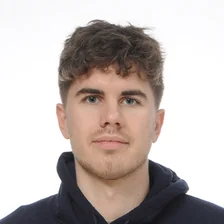
#> input picture images/profile-224.webp, 224 x 224 px
$ python build_profile_images.py ../../images/profile-224.webp
#> lines starting #> are read from the running program, lines starting #| are printed output that depends on the picture; after the words box and inside, x2 and y2 are one past the last pixel; in counts of white or black regions, pixels touching at a corner belong together
"""Generate responsive profile images and the share card from a real photograph.

Run with Pillow installed: python3 .github/scripts/build_profile_images.py [photo.jpg]
An optional original photo replaces images/profile.jpg after resizing to 400 px.
No retouching or generative processing is applied.
"""
from pathlib import Path
import sys
from PIL import Image, ImageDraw, ImageFont, ImageOps

root = Path(__file__).resolve().parents[2]
images = root / 'images'
source = Path(sys.argv[1]) if len(sys.argv) > 1 else images / 'profile.jpg'
photo = ImageOps.exif_transpose(Image.open(source)).convert('RGB')
#> photo is the input picture: PIL image 224x224 RGB; mean R, G, B 193.5, 183.8, 180.2
photo = ImageOps.fit(photo, (400, 400), method=Image.Resampling.LANCZOS)
#> photo: PIL image 400x400 RGB
if len(sys.argv) > 1:
    photo.save(images / 'profile.jpg', quality=92, optimize=True)
for size in [128, 224, 352]:
    photo.resize((size, size), Image.Resampling.LANCZOS).save(images / f'profile-{size}.webp', quality=84, method=6)
#> this loop made 3 passes
#> pass 1, `photo.resize((size, size), Image.Resampling.LANCZOS).save(images / f'p..`:
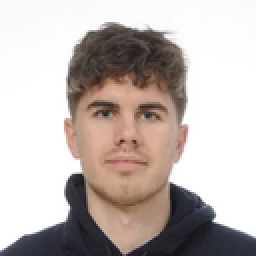
#> saved as profile-128.webp: PIL image 128x128 RGB (shown 2 times larger); mean R, G, B 193.5, 183.7, 180.2

# Render type at double resolution for crisp small previews.
scale = 2
card = Image.new('RGB', (1200 * scale, 630 * scale), 'white')
#> card: PIL image 2400x1260 RGB; every value is 255
portrait = photo.resize((280 * scale, 280 * scale), Image.Resampling.LANCZOS)
mask = Image.new('L', portrait.size, 0)
#> mask: PIL image 560x560 L; every value is 0
ImageDraw.Draw(mask).ellipse((0, 0, portrait.width, portrait.height), fill=255)
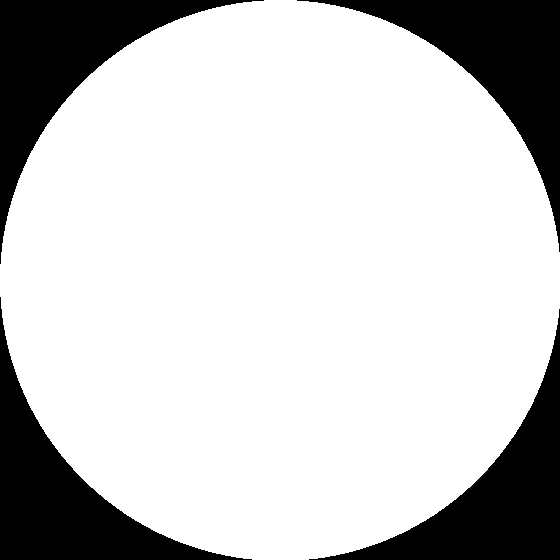
#> mask: PIL image 560x560 L; 78.8% white; 4 black regions, box (x1, y1, x2, y2) and area: (0, 0, 264, 264) 16908, (297, 0, 560, 252) 16644, (0, 297, 252, 560) 16644, (309, 309, 560, 560) 16381
card.paste(portrait, (80 * scale, 175 * scale), mask)
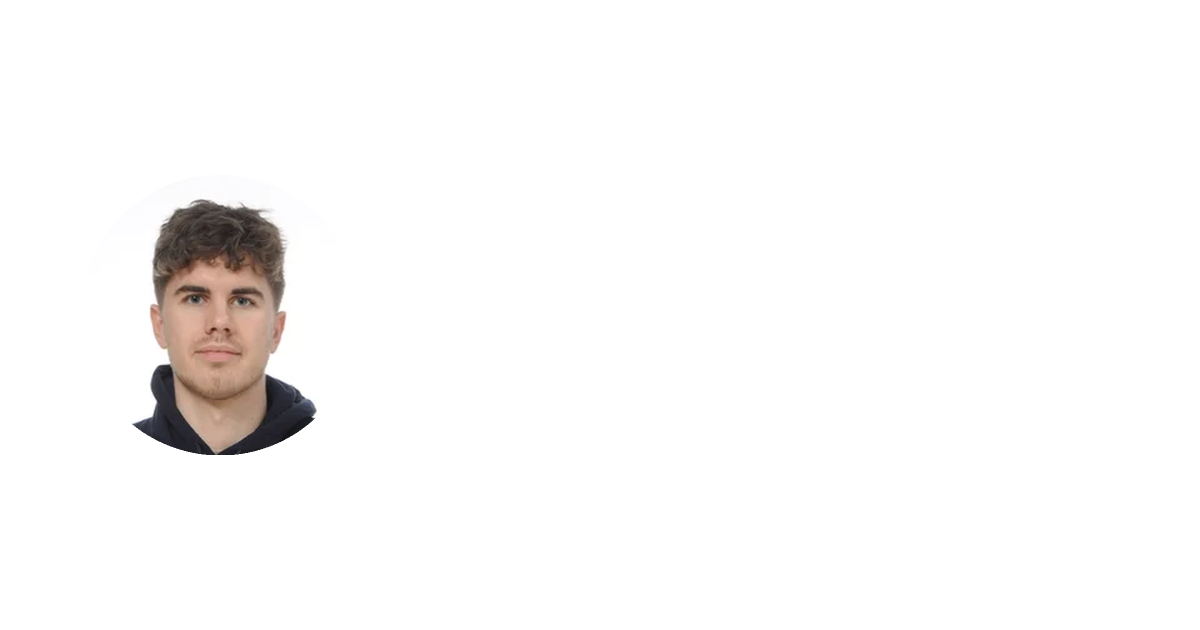
#> card: PIL image 2400x1260 RGB (shown at 1/2 size); mean R, G, B 249.8, 248.8, 248.4
font_folder = Path('/System/Library/Fonts/Supplemental')
if font_folder.exists():
    bold = font_folder / 'Arial Bold.ttf'
    regular = font_folder / 'Arial.ttf'
else:
    bold = Path('/usr/share/fonts/truetype/dejavu/DejaVuSans-Bold.ttf')
    regular = bold.with_name('DejaVuSans.ttf')
draw = ImageDraw.Draw(card)
for text, y, size, font, color in [
    ('David Kreismann', 225, 64, bold, '#292d30'),
    ('M.Sc. RCI @ TUM', 322, 36, regular, '#50575b'),
    ('Working Student @ IBM', 371, 36, regular, '#50575b'),
]:
    draw.text((420 * scale, y * scale), text, font=ImageFont.truetype(str(font), size * scale), fill=color, anchor='lt')
card.resize((1200, 630), Image.Resampling.LANCZOS).save(images / 'og-image-v2.png', optimize=True)
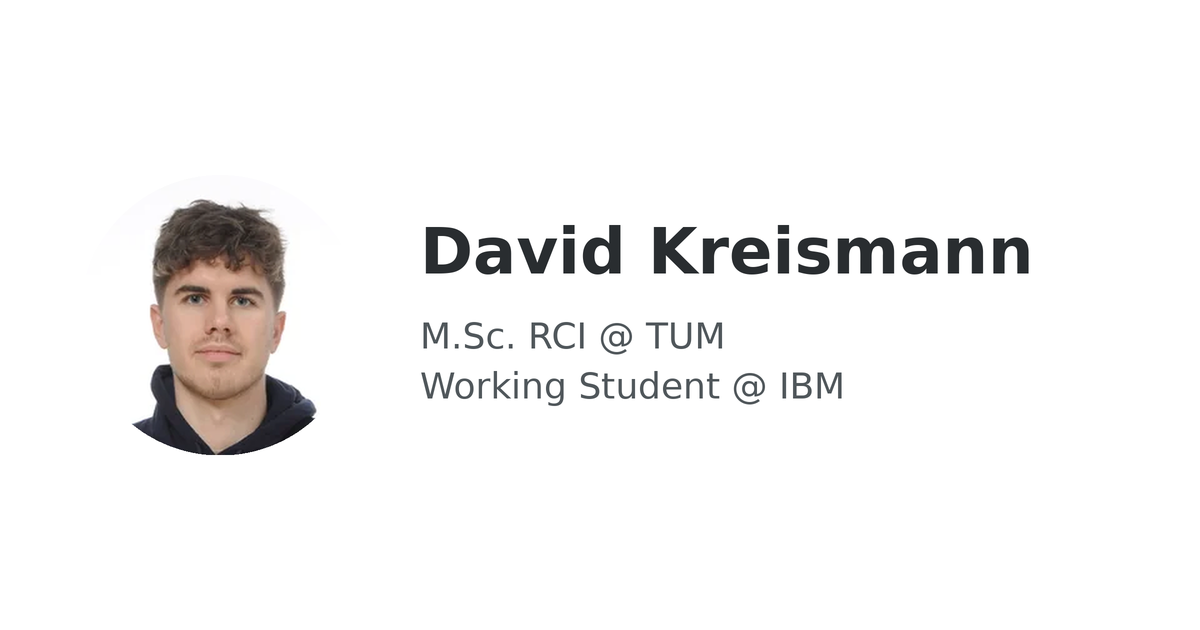
#> saved as og-image-v2.png: PIL image 1200x630 RGB; mean R, G, B 245, 244.1, 243.7

$ run again, on images/og-image.png
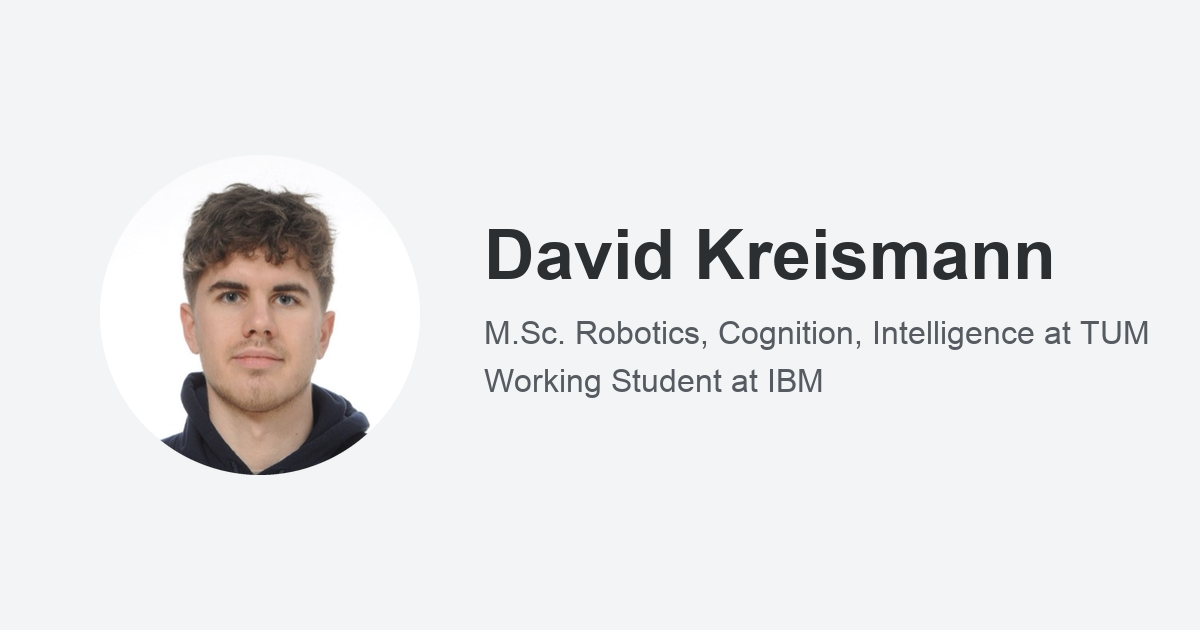
#> input picture images/og-image.png, 1200 x 630 px
#> photo is the input picture: PIL image 1200x630 RGB; mean R, G, B 233.1, 232.8, 233.1
#> photo: PIL image 400x400 RGB
#> the loop `for size in [128, 224, 352]:` made 3 passes
#> pass 1, `photo.resize((size, size), Image.Resampling.LANCZOS).save(images / f'p..`:
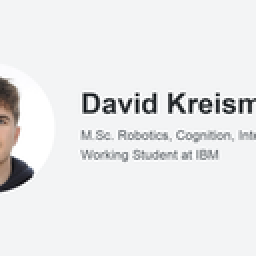
#> saved as profile-128.webp: PIL image 128x128 RGB (shown 2 times larger); mean R, G, B 232.8, 233.2, 233.9
#> `card.resize((1200, 630), Image.Resampling.LANCZOS).save(images / 'og-i..`:
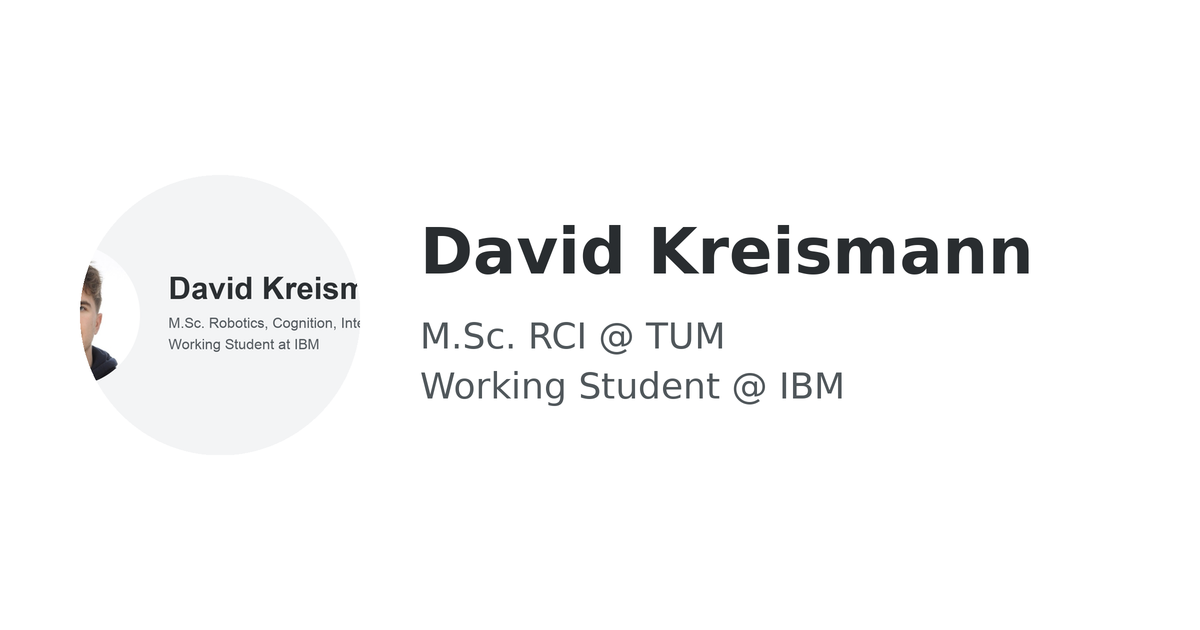
#> saved as og-image-v2.png: PIL image 1200x630 RGB; mean R, G, B 248.2, 248.4, 248.5
